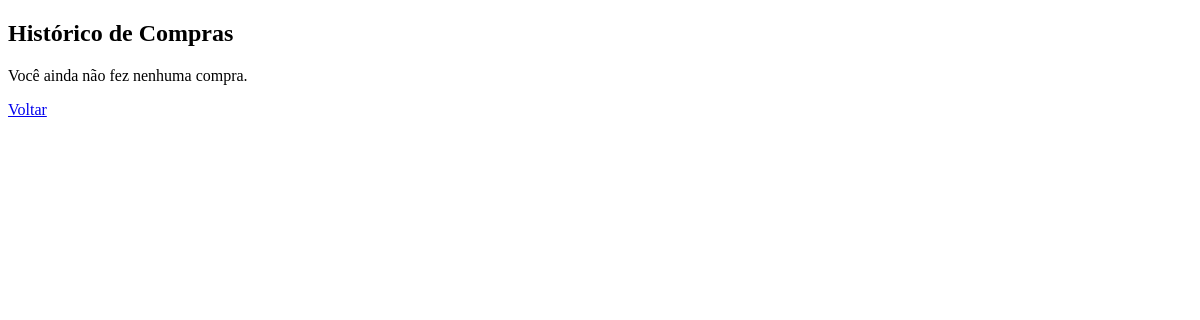
Page /historico_compras.php (signed in) on the earlier database version.
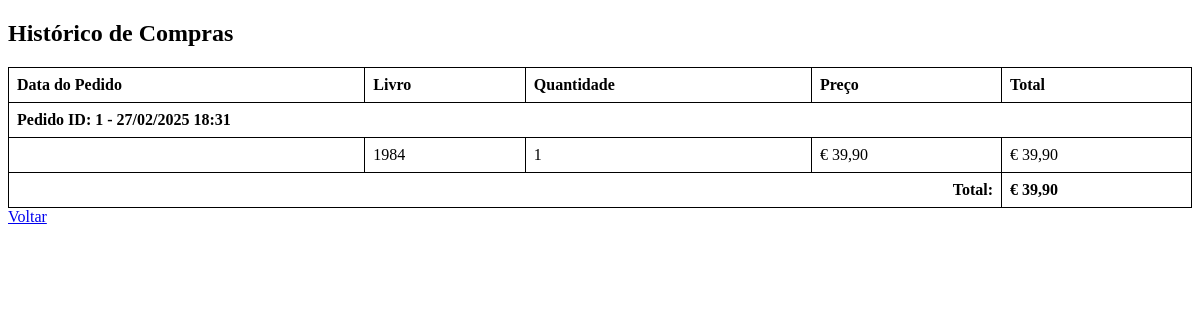
Same page on the later database version.
### tables this page shows
CREATE TABLE `order_items` (
  `order_item_id` int(11) NOT NULL,
  `order_id` int(11) NOT NULL,
  `book_id` int(11) NOT NULL,
  `quantity` int(11) NOT NULL,
  `price` decimal(10,2) NOT NULL
);

CREATE TABLE `orders` (
  `order_id` int(11) NOT NULL,
  `user_id` int(11) NOT NULL,
  `order_date` datetime DEFAULT current_timestamp(),
  `total_price` decimal(10,2) NOT NULL,
  `status` enum('pending','completed','canceled') DEFAULT 'pending',
  `delivery_address` text NOT NULL,
  `payment_method` varchar(255) DEFAULT NULL,
  `created_at` datetime DEFAULT current_timestamp(),
  `updated_at` datetime DEFAULT current_timestamp() ON UPDATE current_timestamp()
);

CREATE TABLE `books` (
  `book_id` int(11) NOT NULL,
  `title` varchar(255) NOT NULL,
  `author` varchar(255) NOT NULL,
  `description` text DEFAULT NULL,
  `price` decimal(10,2) NOT NULL,
  `stock` int(11) NOT NULL,
  `category_id` int(11) NOT NULL,
  `sub_category_id` int(11) NOT NULL,
  `image` varchar(255) DEFAULT NULL,
  `created_at` datetime DEFAULT current_timestamp(),
  `updated_at` datetime DEFAULT current_timestamp() ON UPDATE current_timestamp(),
  `archived_at` datetime DEFAULT NULL
);

### historico_compras.php (the view, shortened to what this page needs)
<?php
include('conexão.php');
$user_id = $_SESSION['user']['id'];
$query = $dbc->prepare("
    SELECT o.order_id, o.order_date, o.total_price, oi.book_id, oi.quantity, oi.price, b.title
    FROM orders o
    JOIN order_items oi ON o.order_id = oi.order_id
    JOIN books b ON oi.book_id = b.book_id
    WHERE o.user_id = ?
    ORDER BY o.order_date DESC
");
$query->bind_param("i", $user_id);
$query->execute();
$result = $query->get_result();
$orders = [];
while ($row = $result->fetch_assoc()) {
    $orders[] = $row;
}
?>
<!DOCTYPE html>
<html>
<head>
</head>
<body>
<h2>Histórico de Compras</h2>
<?php if (count($orders) > 0): ?>
    <table>
        <tr>
            <th>Data do Pedido</th>
            <th>Livro</th>
            <th>Quantidade</th>
            <th>Preço</th>
            <th>Total</th>
        </tr>
        <?php
        $current_order_id = null;
        $order_total = 0;
        foreach ($orders as $order) {
            if ($order['order_id'] !== $current_order_id) {
                $current_order_id = $order['order_id'];
                $order_total = 0;
                echo "<tr><td colspan='5'><strong>Pedido ID: " . $order['order_id'] . " - " . date('d/m/Y H:i', strtotime($order['order_date'])) . "</strong></td></tr>";
            }
            $order_total += $order['price'] * $order['quantity'];
            ?>
            <tr>
                <td></td>
                <td><?= htmlspecialchars($order['title']) ?></td>
                <td><?= $order['quantity'] ?></td>
                <td>€ <?= number_format($order['price'], 2, ',', '.') ?></td>
                <td>€ <?= number_format($order['price'] * $order['quantity'], 2, ',', '.') ?></td>
            </tr>
        <?php } ?>
        <tr><td colspan="4" style="text-align:right"><strong>Total:</strong></td><td><strong>€ <?= number_format($order_total, 2, ',', '.') ?></strong></td></tr>
    </table>
<?php else: ?>
    <p>Você ainda não fez nenhuma compra.</p>
<?php endif; ?>
<a href="minhaconta.php">Voltar</a>
</body>
</html>

### historico_compras.php (style rules this page uses)
table { width: 100%; border-collapse: collapse; }
table, th, td { border: 1px solid black; }
th, td { padding: 8px; text-align: left; }

Differences in the rows shown:
added order_items: order.order_id "1", order.order_date "27/02/2025 18:31", book.title "1984", quantity "1", price "39,90", $order['price'] * $order['quantity'] "39,90"
Other differences:
$order_total: (not shown) → "39,90"
text no longer shown: "Você ainda não fez nenhuma compra."
text now shown: "Data do Pedido Livro Quantidade Preço Total Total: €"
